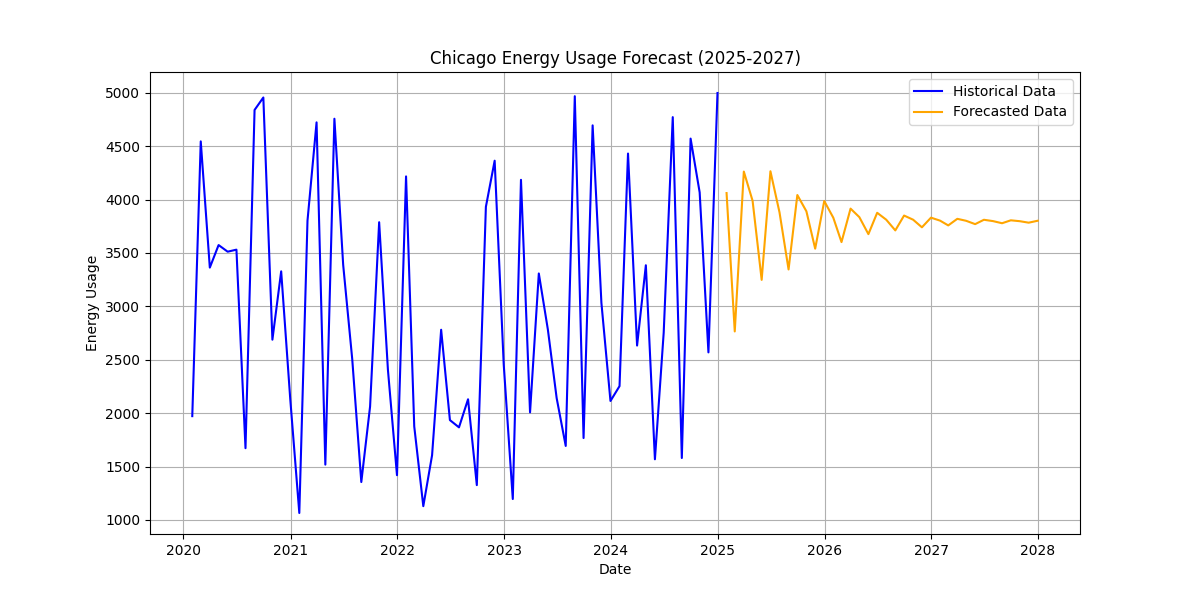

Python code for this plot:
# filename: chicago_energy_forecast.py
import pandas as pd
import numpy as np
import matplotlib.pyplot as plt
from statsmodels.tsa.arima.model import ARIMA

# Step 1: Read the data from the CSV file
data = pd.read_csv('chicago_energy_data.csv')

# Create a DateTime index from 'Year' and 'Month'
data['Date'] = pd.to_datetime(data[['Year', 'Month']].assign(Day=1))

# Set the new Date column as the index
data.set_index('Date', inplace=True)

# Step 2: Resampling monthly data if necessary
monthly_data = data['Energy_Consumption'].resample('ME').mean()

# Step 3: Forecasting using ARIMA
model = ARIMA(monthly_data, order=(5, 1, 0))  # Parameters may need tuning
model_fit = model.fit()

# Forecast for 2025-2027
forecast = model_fit.forecast(steps=36)  # 3 years for monthly data
forecast_index = pd.date_range(start='2025-01-01', periods=36, freq='ME')

# Step 4: Create a plot
plt.figure(figsize=(12, 6))
plt.plot(monthly_data.index, monthly_data, label='Historical Data', color='blue')
plt.plot(forecast_index, forecast, label='Forecasted Data', color='orange')
plt.title('Chicago Energy Usage Forecast (2025-2027)')
plt.xlabel('Date')
plt.ylabel('Energy Usage')
plt.legend()
plt.grid()
plt.savefig('chicago_energy_forecast.png')
plt.show()